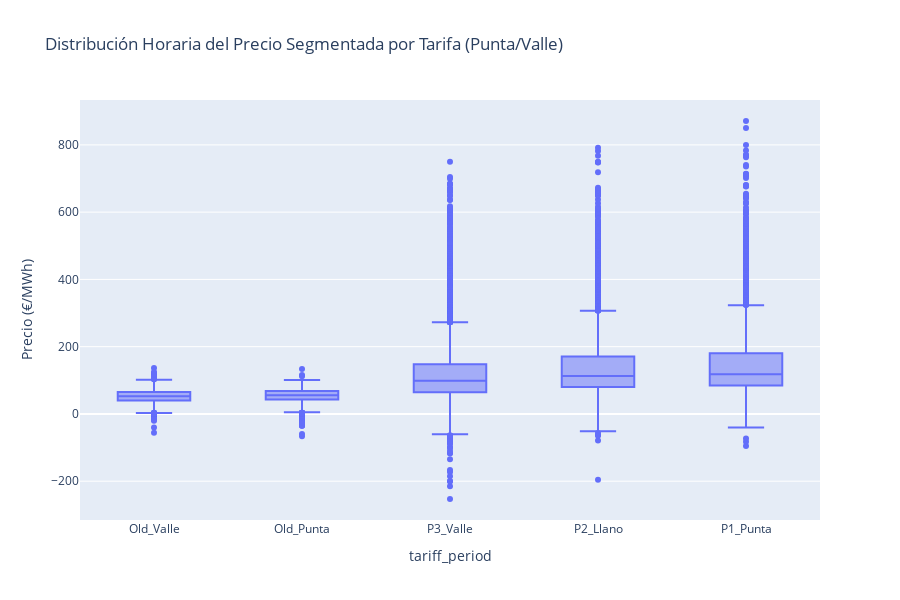

Here is the notebook cell this chart was saved with:
### Markdown cell above
### Check tariff period variability

### Code cell
fig = px.box(
    all_data,
    x='tariff_period',
    y='price',
    title='Distribución Horaria del Precio Segmentada por Tarifa (Punta/Valle)',
    labels={'price': 'Precio (€/MWh)', 'hour': 'Hora del Día'},
    height=600
)

fig.update_xaxes(tickmode='linear', dtick=1) 
fig.show()

### Figure 1 — Plotly figure (JSON) as saved in the notebook; plotly's stock layout.template omitted (floating-point values rounded to 4 significant figures; data arrays with more than 128 entries replaced by an {"elided": "..."} marker saying what was removed)
{"data": [{"alignmentgroup": "True", "hovertemplate": "tariff_period=%{x}<br>Precio (€/MWh)=%{y}<extra></extra>", "legendgroup": "", "marker": {"color": "#636efa"}, "name": "", "notched": false, "offsetgroup": "", "orientation": "v", "showlegend": false, "type": "box", "x": {"elided": "34727 str values"}, "x0": " ", "xaxis": "x", "y": {"elided": "34727 float values"}, "y0": " ", "yaxis": "y"}], "layout": {"boxmode": "group", "height": 600, "legend": {"tracegroupgap": 0}, "title": {"text": "Distribución Horaria del Precio Segmentada por Tarifa (Punta/Valle)"}, "xaxis": {"anchor": "y", "domain": [0, 1], "dtick": 1, "tickmode": "linear", "title": {"text": "tariff_period"}}, "yaxis": {"anchor": "x", "domain": [0, 1], "title": {"text": "Precio (€/MWh)"}}}}
